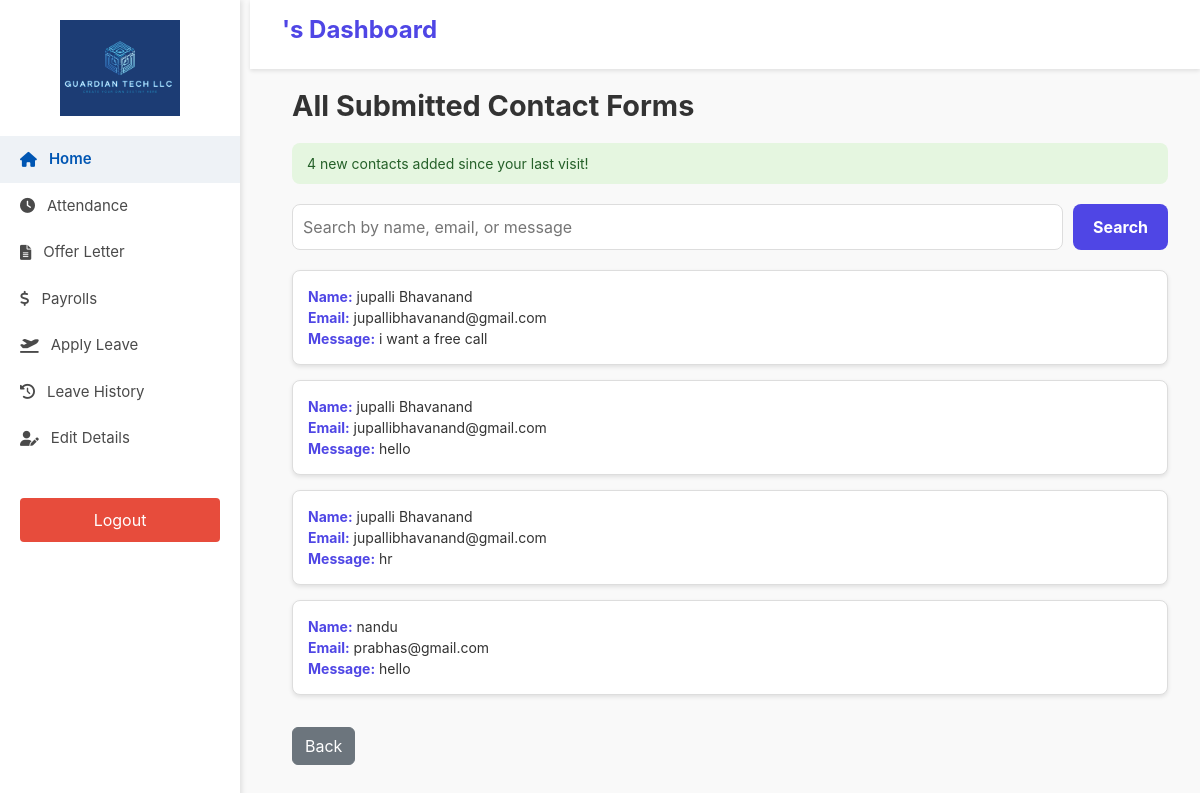
Screenshot of /view-contacts/ (signed in) with the database file from the repository.
### dashboard/models.py (models this page shows, shortened)
class Contact(models.Model):
    name = models.CharField(max_length=255)
    email = models.EmailField()
    message = models.TextField()

### user/views.py (the view)
# urls.py: path('view-contacts/', user_view.view_contact_forms, name='view_contact_forms'),
@login_required
def view_contact_forms(request):
    try:
        employee = request.user.employee  # Check if the user has an associated employee profile
    except Employee.DoesNotExist:
        return redirect('not_authorized')  # Redirect unauthorized users
    query = request.GET.get('query', '')
    if query:
        contacts = Contact.objects.filter(
            Q(name__icontains=query) |
            Q(email__icontains=query) |
            Q(message__icontains=query)
        )
    else:
        contacts = Contact.objects.all()
    total_contacts = Contact.objects.count()
    last_seen_contact_count = request.session.get('last_seen_contact_count', 0)
    new_contacts_count = max(0, total_contacts - last_seen_contact_count)
    request.session['last_seen_contact_count'] = total_contacts
    if new_contacts_count > 0:
        messages.info(request, f"You have {new_contacts_count} new contact(s) since your last visit!")
    context = {
        'contacts': contacts,
        'query': query,
        'new_contacts_count': new_contacts_count,
    }
    return render(request, 'user/contacts.html', context)  # Create a 'not_authorized' page or redirect them somewhere else

### templates/user/contacts.html (shortened to what this page needs)
{% load static %}
<!DOCTYPE html>
<html lang="en">
<head>
  <link href="https://cdnjs.cloudflare.com/ajax/libs/font-awesome/6.0.0/css/all.min.css" rel="stylesheet">
  <link href="https://cdn.jsdelivr.net/npm/bootstrap@5.3.3/dist/css/bootstrap.min.css" rel="stylesheet">
</head>
<body>
  <div class="sidebar">
    <div class="logo">
      <img src="{% static 'images/fulllogo.jpg' %}" alt="Logo">
    </div>
    <a href="{% url 'profile' %}" class="active"><i class="fas fa-home"></i> Home</a>
    <a href="{% url 'view_attendance' %}"><i class="fas fa-clock"></i> Attendance</a>
    <a href="{% url 'view_offer_letter' %}"><i class="fas fa-file-alt"></i> Offer Letter</a>
    <a href="{% url 'view_payrolls' %}"><i class="fas fa-dollar-sign"></i> Payrolls</a>
    <a href="{% url 'apply_leave' %}"><i class="fas fa-plane-departure"></i> Apply Leave</a>
    <a href="{% url 'employee_leave_history' %}"><i class="fas fa-history"></i> Leave History</a>
    <a href="{% url 'edit_personal_details' %}"><i class="fas fa-user-edit"></i> Edit Details</a>
    <form class="d-flex mt-3" action="{% url 'user-logout' %}" method="post">
      <button type="submit" class="btn btn-outline-dark w-100">Logout</button>
    </form>
  </div>
  <nav class="navbar">
    <h2>{{ employee.user.get_full_name }}'s Dashboard</h2>
  </nav>
  <div class="main-content">
    <div class="container">
      <h1>All Submitted Contact Forms</h1>
      {% if new_contacts_count > 0 %}
      <div class="notification">
        {{ new_contacts_count }} new contact{% if new_contacts_count > 1 %}s{% endif %} added since your last visit!
      </div>
      {% endif %}
      <form method="get" action="" class="search-form">
        <input type="text" name="query" placeholder="Search by name, email, or message" value="{{ query }}">
        <button type="submit">Search</button>
      </form>
      <ul class="list-unstyled">
        {% for contact in contacts %}
        <li class="contact-item">
          <p><strong>Name:</strong> {{ contact.name }}</p>
          <p><strong>Email:</strong> {{ contact.email }}</p>
          <p><strong>Message:</strong> {{ contact.message }}</p>
        </li>
        {% empty %}
        <li class="contact-item text-center">
          <p>No contacts found.</p>
        </li>
        {% endfor %}
      </ul>
      <a href="javascript:history.back()" class="btn btn-secondary mt-3">Back</a>
    </div>
  </div>
</body>
</html>

### templates/user/contacts.html (style rules this page uses)
body { font-family: 'Inter', sans-serif; background-color: #f9f9f9; margin: 0; }
.sidebar { width: 240px; height: 100vh; background-color: #fff; position: fixed; top: 0; left: 0; box-shadow: 2px 0 5px rgba(0, 0, 0, 0.1); z-index: 1000; padding: 20px 0; transition: all 0.3s ease-in-out; }
.sidebar .logo { text-align: center; margin-bottom: 20px; }
.sidebar .logo img { width: 120px; }
.sidebar a { text-decoration: none; color: #4a4a4a; display: flex; align-items: center; gap: 12px; padding: 12px 20px; font-size: 15px; transition: background-color 0.2s ease, color 0.2s ease; }
.sidebar a:hover, .sidebar a.active { background-color: #eef2f6; color: #0056b3; font-weight: 600; }
.sidebar form { margin-top: auto; padding: 20px; }
.sidebar form button { width: 100%; background-color: #e74c3c; color: #fff; border: none; padding: 10px; border-radius: 4px; cursor: pointer; }
.navbar { margin-left: 250px; padding: 1rem 2rem; background-color: #ffffff; box-shadow: 0 2px 4px rgba(0, 0, 0, 0.1); display: flex; align-items: center; justify-content: space-between; position: sticky; top: 0; z-index: 999; }
.navbar h2 { font-size: 1.5rem; font-weight: bold; color: #4f46e5; }
.main-content { margin-left: 260px; padding: 20px; }
h1 { font-size: 1.8rem; font-weight: bold; color: #333; margin-bottom: 20px; }
.notification { background-color: #e5f6e0; color: #256029; padding: 10px 15px; border-radius: 8px; margin-bottom: 20px; font-size: 14px; }
.search-form { display: flex; gap: 10px; margin-bottom: 20px; }
.search-form input { flex: 1; padding: 10px; border-radius: 8px; border: 1px solid #ddd; outline: none; }
.search-form button { padding: 10px 20px; border-radius: 8px; border: none; background-color: #4f46e5; color: #fff; font-weight: bold; transition: background-color 0.3s ease; }
.contact-item { padding: 15px; border: 1px solid #ddd; border-radius: 8px; margin-bottom: 15px; background-color: #fff; box-shadow: 0 2px 4px rgba(0, 0, 0, 0.1); }
.contact-item p { margin: 0; font-size: 14px; color: #333; }
.contact-item p strong { color: #4f46e5; }

### rows the page displays
Contact: name "jupalli Bhavanand", email "jupallibhavanand@gmail.com", message "i want a free call"
Contact: name "jupalli Bhavanand", email "jupallibhavanand@gmail.com", message "hello"
Contact: name "jupalli Bhavanand", email "jupallibhavanand@gmail.com", message "hr"
Contact: name "nandu", email "prabhas@gmail.com", message "hello"

### other values shown
{{ new_contacts_count }} "4"
